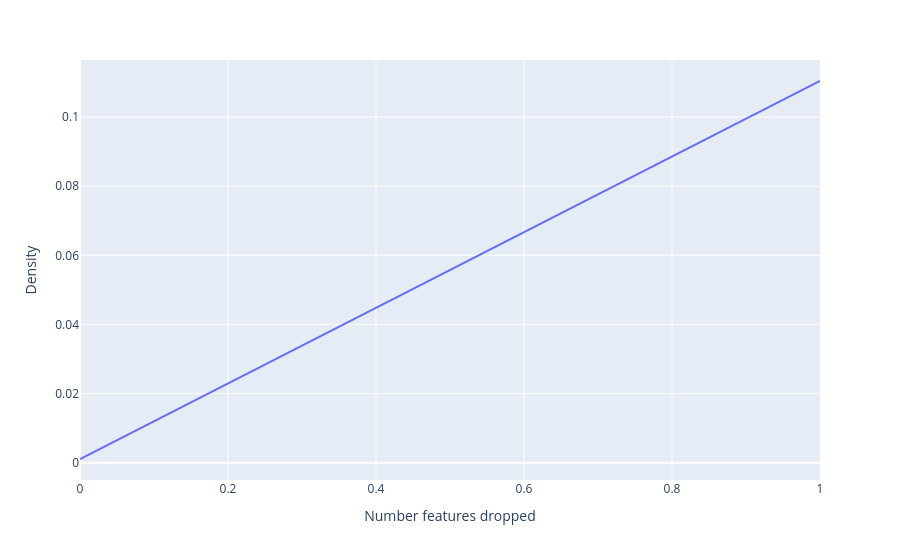
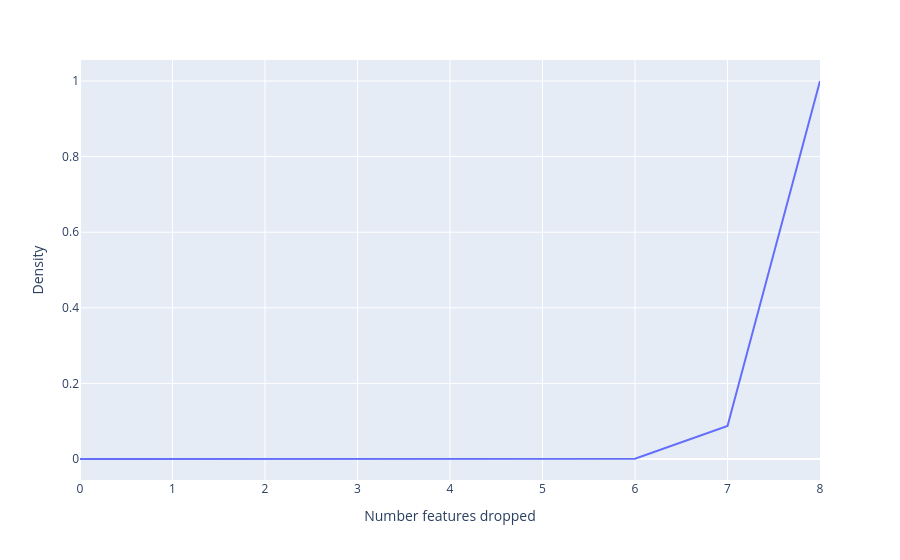
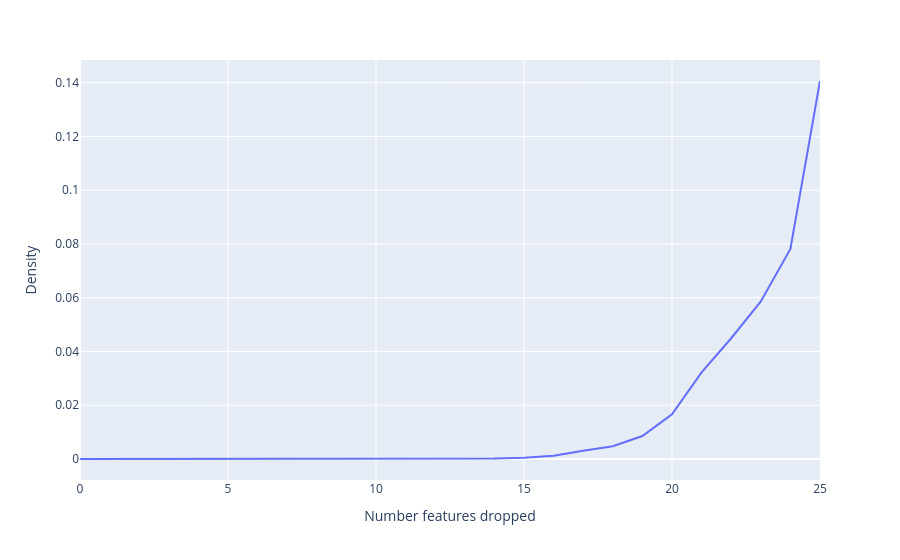
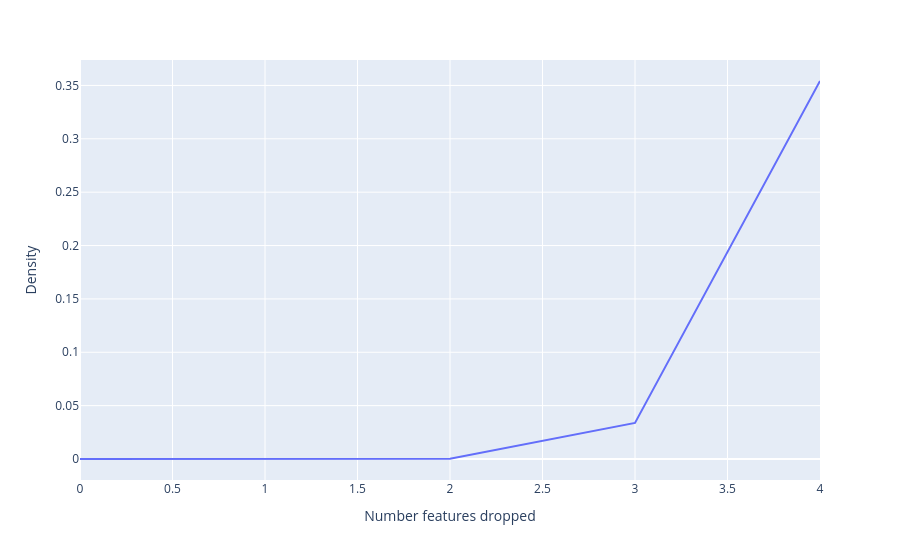

Notebook cell for these charts, in order:
### Code cell
# iterate over TabArena datasets and get density plots
tabArenaURL = 'https://raw.githubusercontent.com/TabArena/tabarena_dataset_curation/refs/heads/main/dataset_creation_scripts/metadata/tabarena_dataset_metadata.csv'
iterator = TabArenaIterator(tabArenaURL)

for row, df in iterator:
    dataset_id = row['dataset_id']
    print('dataset_id:', dataset_id)

    get_density(dataset_id, final_table, all_densities, show_plot=True)

### Figure 1 — Plotly figure (JSON) as saved in the notebook; plotly's stock layout.template omitted (floating-point values rounded to 4 significant figures)
{"data": [{"hovertemplate": "Number features dropped=%{x}<br>Density=%{y}<extra></extra>", "legendgroup": "", "line": {"color": "#636efa", "dash": "solid"}, "marker": {"symbol": "circle"}, "mode": "lines", "name": "", "orientation": "v", "showlegend": false, "type": "scatter", "x": [0, 1], "xaxis": "x", "y": [0.001052, 0.1104], "yaxis": "y"}], "layout": {"legend": {"tracegroupgap": 0}, "margin": {"t": 60}, "xaxis": {"anchor": "y", "domain": [0, 1], "title": {"text": "Number features dropped"}}, "yaxis": {"anchor": "x", "domain": [0, 1], "title": {"text": "Density"}}}}

### Figure 2 — Plotly figure (JSON) as saved in the notebook; plotly's stock layout.template omitted (floating-point values rounded to 4 significant figures)
{"data": [{"hovertemplate": "Number features dropped=%{x}<br>Density=%{y}<extra></extra>", "legendgroup": "", "line": {"color": "#636efa", "dash": "solid"}, "marker": {"symbol": "circle"}, "mode": "lines", "name": "", "orientation": "v", "showlegend": false, "type": "scatter", "x": [0, 1, 2, 3, 4, 5, 6, 7, 8], "xaxis": "x", "y": [5.433e-21, 1.192e-17, 3.397e-14, 5.455e-11, 1.203e-08, 4.127e-06, 0.0007016, 0.08745, 1.0], "yaxis": "y"}], "layout": {"legend": {"tracegroupgap": 0}, "margin": {"t": 60}, "xaxis": {"anchor": "y", "domain": [0, 1], "title": {"text": "Number features dropped"}}, "yaxis": {"anchor": "x", "domain": [0, 1], "title": {"text": "Density"}}}}

### Figure 3 — Plotly figure (JSON) as saved in the notebook; plotly's stock layout.template omitted (floating-point values rounded to 4 significant figures)
{"data": [{"hovertemplate": "Number features dropped=%{x}<br>Density=%{y}<extra></extra>", "legendgroup": "", "line": {"color": "#636efa", "dash": "solid"}, "marker": {"symbol": "circle"}, "mode": "lines", "name": "", "orientation": "v", "showlegend": false, "type": "scatter", "x": [0, 1, 2, 3, 4, 5, 6, 7, 8, 9, 10, 11, 12, 13, 14, 15, 16, 17, 18, 19, 20, 21, 22, 23, 24, 25], "xaxis": "x", "y": [6.764e-16, 3.753e-14, 1.054e-12, 1.657e-11, 1.582e-10, 1.246e-09, 8.691e-09, 5.61e-08, 2.219e-07, 9.21e-07, 3.6e-06, 1.047e-05, 3.039e-05, 8.439e-05, 0.0002215, 0.0004883, 0.001241, 0.003052, 0.004761, 0.008545, 0.0166, 0.03223, 0.04492, 0.05859, 0.07812, 0.1406], "yaxis": "y"}], "layout": {"legend": {"tracegroupgap": 0}, "margin": {"t": 60}, "xaxis": {"anchor": "y", "domain": [0, 1], "title": {"text": "Number features dropped"}}, "yaxis": {"anchor": "x", "domain": [0, 1], "title": {"text": "Density"}}}}

### Figure 4 — Plotly figure (JSON) as saved in the notebook; plotly's stock layout.template omitted (floating-point values rounded to 4 significant figures)
{"data": [{"hovertemplate": "Number features dropped=%{x}<br>Density=%{y}<extra></extra>", "legendgroup": "", "line": {"color": "#636efa", "dash": "solid"}, "marker": {"symbol": "circle"}, "mode": "lines", "name": "", "orientation": "v", "showlegend": false, "type": "scatter", "x": [0, 1, 2, 3, 4], "xaxis": "x", "y": [5.647e-10, 4.386e-07, 0.0001974, 0.03378, 0.3542], "yaxis": "y"}], "layout": {"legend": {"tracegroupgap": 0}, "margin": {"t": 60}, "xaxis": {"anchor": "y", "domain": [0, 1], "title": {"text": "Number features dropped"}}, "yaxis": {"anchor": "x", "domain": [0, 1], "title": {"text": "Density"}}}}
